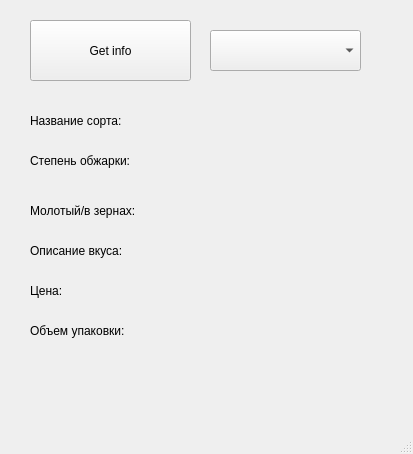
<?xml version="1.0" encoding="UTF-8"?>
<ui version="4.0">
 <class>MainWindow</class>
 <widget class="QMainWindow" name="MainWindow">
  <property name="geometry">
   <rect>
    <x>0</x>
    <y>0</y>
    <width>413</width>
    <height>454</height>
   </rect>
  </property>
  <property name="windowTitle">
   <string>MainWindow</string>
  </property>
  <widget class="QWidget" name="centralwidget">
   <widget class="QPushButton" name="pushButton">
    <property name="geometry">
     <rect>
      <x>30</x>
      <y>20</y>
      <width>161</width>
      <height>61</height>
     </rect>
    </property>
    <property name="text">
     <string>Get info</string>
    </property>
   </widget>
   <widget class="QComboBox" name="comboBox">
    <property name="geometry">
     <rect>
      <x>210</x>
      <y>30</y>
      <width>151</width>
      <height>41</height>
     </rect>
    </property>
   </widget>
   <widget class="QLabel" name="label">
    <property name="geometry">
     <rect>
      <x>30</x>
      <y>100</y>
      <width>141</width>
      <height>41</height>
     </rect>
    </property>
    <property name="text">
     <string>Название сорта:</string>
    </property>
   </widget>
   <widget class="QLabel" name="label_2">
    <property name="geometry">
     <rect>
      <x>30</x>
      <y>140</y>
      <width>141</width>
      <height>41</height>
     </rect>
    </property>
    <property name="text">
     <string>Степень обжарки:</string>
    </property>
   </widget>
   <widget class="QLabel" name="label_3">
    <property name="geometry">
     <rect>
      <x>30</x>
      <y>190</y>
      <width>141</width>
      <height>41</height>
     </rect>
    </property>
    <property name="text">
     <string>Молотый/в зернах:</string>
    </property>
   </widget>
   <widget class="QLabel" name="label_4">
    <property name="geometry">
     <rect>
      <x>30</x>
      <y>230</y>
      <width>141</width>
      <height>41</height>
     </rect>
    </property>
    <property name="text">
     <string>Описание вкуса:</string>
    </property>
   </widget>
   <widget class="QLabel" name="label_5">
    <property name="geometry">
     <rect>
      <x>30</x>
      <y>270</y>
      <width>141</width>
      <height>41</height>
     </rect>
    </property>
    <property name="text">
     <string>Цена:</string>
    </property>
   </widget>
   <widget class="QLabel" name="label_6">
    <property name="geometry">
     <rect>
      <x>30</x>
      <y>310</y>
      <width>141</width>
      <height>41</height>
     </rect>
    </property>
    <property name="text">
     <string>Объем упаковки:</string>
    </property>
   </widget>
   <widget class="QLabel" name="label_7">
    <property name="geometry">
     <rect>
      <x>190</x>
      <y>100</y>
      <width>141</width>
      <height>41</height>
     </rect>
    </property>
    <property name="text">
     <string/>
    </property>
   </widget>
   <widget class="QLabel" name="label_8">
    <property name="geometry">
     <rect>
      <x>190</x>
      <y>270</y>
      <width>141</width>
      <height>41</height>
     </rect>
    </property>
    <property name="text">
     <string/>
    </property>
   </widget>
   <widget class="QLabel" name="label_9">
    <property name="geometry">
     <rect>
      <x>190</x>
      <y>310</y>
      <width>141</width>
      <height>41</height>
     </rect>
    </property>
    <property name="text">
     <string/>
    </property>
   </widget>
   <widget class="QLabel" name="label_10">
    <property name="geometry">
     <rect>
      <x>190</x>
      <y>230</y>
      <width>141</width>
      <height>41</height>
     </rect>
    </property>
    <property name="text">
     <string/>
    </property>
   </widget>
   <widget class="QLabel" name="label_11">
    <property name="geometry">
     <rect>
      <x>190</x>
      <y>190</y>
      <width>141</width>
      <height>41</height>
     </rect>
    </property>
    <property name="text">
     <string/>
    </property>
   </widget>
   <widget class="QLabel" name="label_12">
    <property name="geometry">
     <rect>
      <x>190</x>
      <y>140</y>
      <width>141</width>
      <height>41</height>
     </rect>
    </property>
    <property name="text">
     <string/>
    </property>
   </widget>
  </widget>
  <widget class="QMenuBar" name="menubar">
   <property name="geometry">
    <rect>
     <x>0</x>
     <y>0</y>
     <width>413</width>
     <height>26</height>
    </rect>
   </property>
  </widget>
  <widget class="QStatusBar" name="statusbar"/>
 </widget>
 <resources/>
 <connections/>
</ui>
